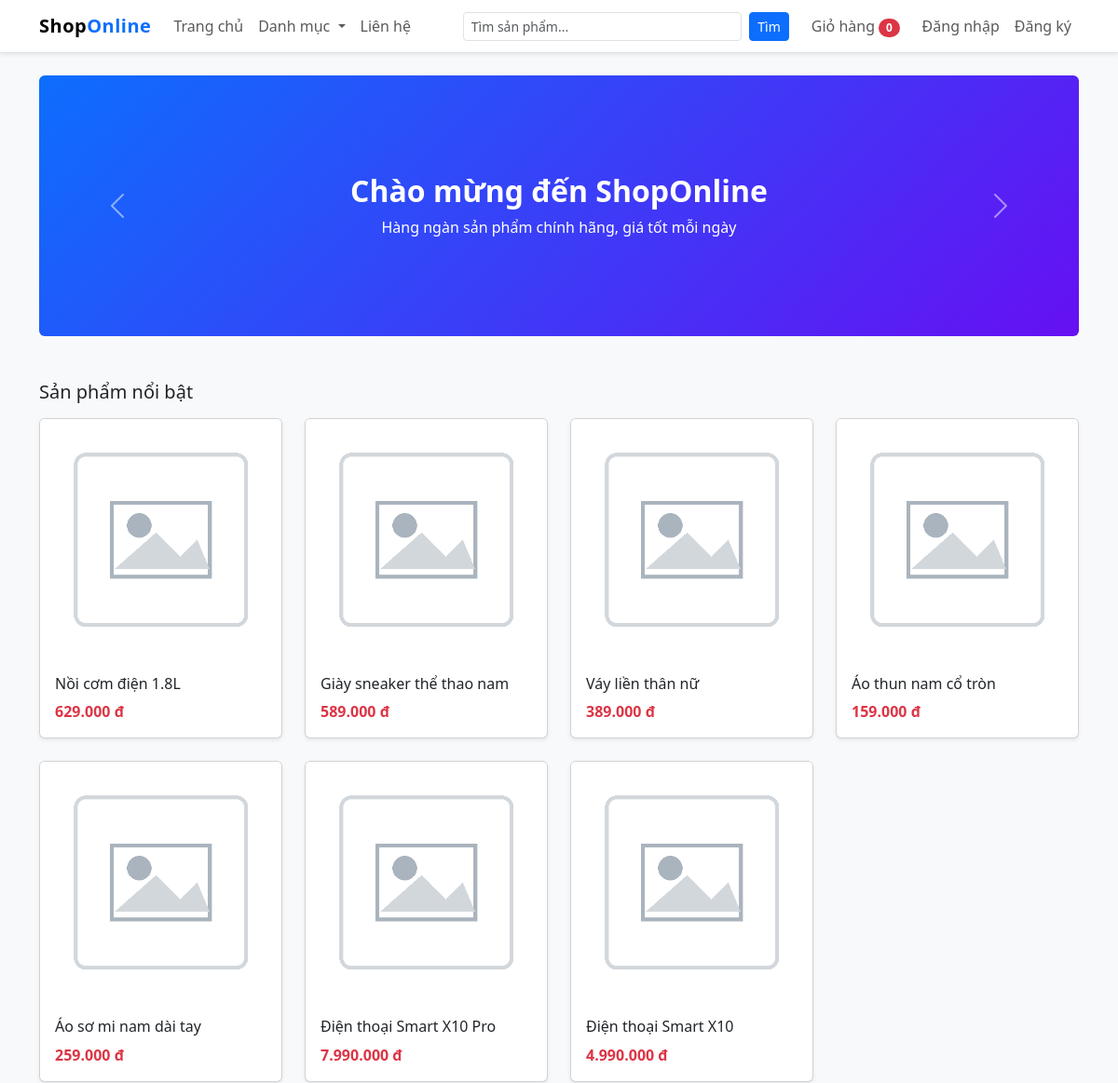
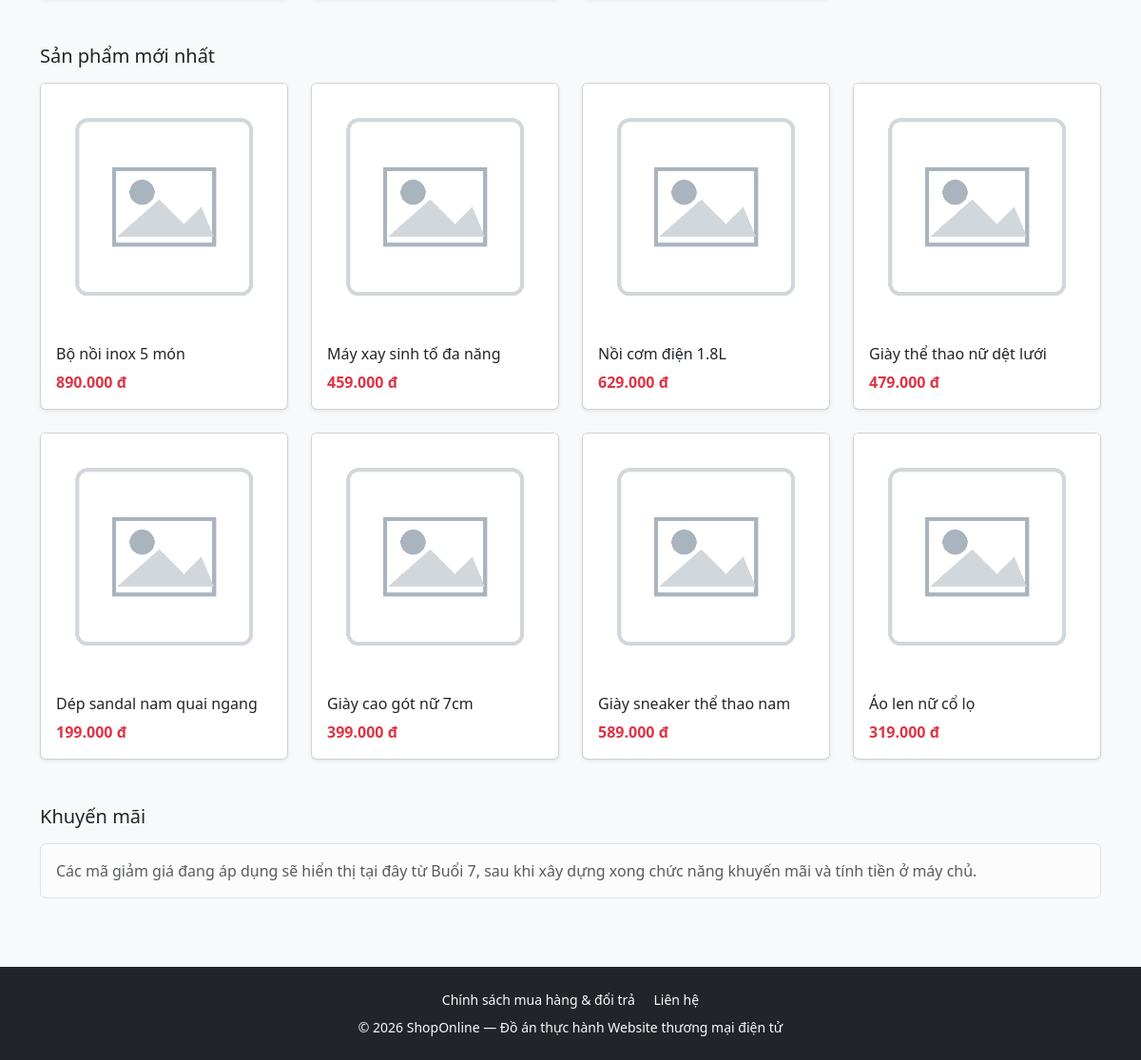
The page / on the database its author committed (2 pictures, top to bottom).
### tables this page shows
CREATE TABLE products (
    id          INT AUTO_INCREMENT PRIMARY KEY,
    category_id INT NOT NULL,
    sku         VARCHAR(50)  NOT NULL UNIQUE,
    name        VARCHAR(200) NOT NULL,
    brand       VARCHAR(100) DEFAULT NULL,
    description TEXT,
    price       DECIMAL(12,0) NOT NULL,
    stock       INT NOT NULL DEFAULT 0,
    is_featured TINYINT(1) NOT NULL DEFAULT 0,
    status      ENUM('active','inactive') NOT NULL DEFAULT 'active',
    sold_count  INT NOT NULL DEFAULT 0,
    created_at  DATETIME NOT NULL DEFAULT CURRENT_TIMESTAMP,
    CONSTRAINT fk_products_category
        FOREIGN KEY (category_id) REFERENCES categories(id)
);

### app/core/Controller.php (called while the page is built, shortened)
<?php
abstract class Controller
{
    protected function view(string $view, array $data = [], string|false $layout = 'main'): void
    {
        $viewFile = __DIR__ . '/../views/' . $view . '.php';
        $layoutFile = __DIR__ . '/../views/layouts/' . $layout . '.php';
        $content = function () use ($viewFile, $data) {
            extract($data);
            require $viewFile;
        };
        require $layoutFile;
    }
}

### app/controllers/HomeController.php (called while the page is built)
<?php
class HomeController extends Controller
{
    public function index(): void
    {
        $featured = $this->fetchProducts("p.is_featured = 1 AND p.status = 'active'", 8);
        $newest   = $this->fetchProducts("p.status = 'active'", 8);
        $this->view('home/index', [
            'pageTitle' => 'Trang chủ',
            'featured'  => $featured,
            'newest'    => $newest,
        ]);
    }
    private function fetchProducts(string $where, int $limit): array
    {
        $sql = "SELECT p.*, pi.file_name AS image
                FROM products p
                LEFT JOIN product_images pi
                       ON pi.product_id = p.id AND pi.is_primary = 1
                WHERE {$where}
                ORDER BY p.created_at DESC, p.id DESC
                LIMIT {$limit}";
        return Database::getInstance()->query($sql)->fetchAll();
    }
}

### app/core/App.php (called while the page is built, shortened)
<?php
class App
{
    protected string $action;
    protected array $params = [];
    public function __construct()
    {
        $url = isset($_GET['url']) ? trim($_GET['url'], '/') : '';
        $segments = $url === '' ? [] : explode('/', $url);
        if (($segments[0] ?? '') === 'admin') {
            $this->controllerName = 'Admin' . ucfirst($segments[1] ?? 'dashboard') . 'Controller';
            $this->action = $segments[2] ?? 'index';
            $this->params = array_slice($segments, 3);
        } else {
            $this->action = $segments[1] ?? 'index';
            $this->params = array_slice($segments, 2);
        }
        $this->dispatch();
    }
    protected function dispatch(): void
    {
        $controller = new $this->controllerName();
        call_user_func_array([$controller, $this->action], $this->params);
    }
}

### public/index.php (called while the page is built, shortened)
<?php
require_once __DIR__ . '/../app/core/helpers.php';
spl_autoload_register(function (string $class): void {
    $directories = [
        __DIR__ . '/../app/core/',
        __DIR__ . '/../app/controllers/',
        __DIR__ . '/../app/controllers/admin/',
        __DIR__ . '/../app/models/',
        __DIR__ . '/../app/services/',
    ];
    foreach ($directories as $dir) {
        $file = $dir . $class . '.php';
        if (file_exists($file)) {
            return;
        }
    }
});
new App();

### app/models/Cart.php (called while the page is built, shortened)
<?php
class Cart
{
    public static function totalQuantity(): int
    {
        return (int) array_sum($_SESSION[self::SESSION_KEY]);
    }
}

### app/core/Auth.php (called while the page is built, shortened)
<?php
class Auth
{
    public static function check(): bool
    {
        return isset($_SESSION['user']);
    }
}

### app/core/Database.php (called while the page is built, shortened)
<?php
class Database
{
    private static ?PDO $instance = null;
    public static function getInstance(): PDO
    {
        if (self::$instance === null) {
            $dsn = 'mysql:host=' . DB_HOST
                 . ';port=' . DB_PORT
                 . ';dbname=' . DB_NAME
                 . ';charset=' . DB_CHARSET;
            try {
                self::$instance = new PDO(
                    $dsn,
                    DB_USER,
                    DB_PASS,
                    [
                        PDO::ATTR_ERRMODE => PDO::ERRMODE_EXCEPTION,
                        PDO::ATTR_DEFAULT_FETCH_MODE => PDO::FETCH_ASSOC,
                        PDO::ATTR_EMULATE_PREPARES => false,
                    ]
                );
            } catch (PDOException $e) {
                error_log('Loi ket noi CSDL: ' . $e->getMessage());
                http_response_code(500);
                die('Khong the ket noi MySQL.');
            }
        }
        return self::$instance;
    }
}

### app/core/helpers.php (the view, shortened to what this page needs)
<?php
function e($value): string
{
    return htmlspecialchars((string) $value, ENT_QUOTES, 'UTF-8');
}
function base_url(string $path = ''): string
{
    return rtrim(BASE_URL, '/') . '/' . ltrim($path, '/');
}
function asset(string $path): string
{
    return base_url('assets/' . ltrim($path, '/'));
}
function format_vnd($number): string
{
    return number_format((float) $number, 0, ',', '.') . ' đ';
}
function product_image_url(?string $fileName, string $size = 'thumb'): string
{
    if (empty($fileName)) {
        return asset('img/no-image.png');
    }
    $folder = $size === 'full' ? 'uploads/products/' : 'uploads/products/thumbs/';
    return base_url($folder . $fileName);
}
function product_card_html(array $product): string
{
    $url   = e(base_url('product/detail/' . $product['id']));
    $img   = e(product_image_url($product['image'] ?? null, 'thumb'));
    $name  = e($product['name']);
    $price = format_vnd($product['price']);
    return <<<HTML
    <div class="col">
        <a href="{$url}" class="text-decoration-none text-dark">
            <div class="card h-100 shadow-sm">
                <img src="{$img}" class="card-img-top" loading="lazy" alt="{$name}">
                <div class="card-body d-flex flex-column">
                    <h3 class="h6 card-title">{$name}</h3>
                    <p class="text-danger fw-bold mt-auto mb-0">{$price}</p>
                </div>
            </div>
        </a>
    </div>
    HTML;
}

### app/views/layouts/main.php (shortened to what this page needs)
<!DOCTYPE html>
<html lang="vi">
<head>
    <link href="https://cdn.jsdelivr.net/npm/bootstrap@5/dist/css/bootstrap.min.css" rel="stylesheet">
    <link href="<?= e(asset('css/style.css')) ?>" rel="stylesheet">
</head>
<body class="d-flex flex-column min-vh-100">
<header class="border-bottom shadow-sm bg-white">
    <nav class="navbar navbar-expand-lg navbar-light bg-white">
        <div class="container">
            <a class="navbar-brand fw-bold" href="<?= e(base_url('')) ?>">
                Shop<span class="text-primary">Online</span>
            </a>
            <div class="collapse navbar-collapse" id="mainMenu">
                <ul class="navbar-nav me-auto mb-2 mb-lg-0">
                    <li class="nav-item">
                        <a class="nav-link" href="<?= e(base_url('')) ?>">Trang chủ</a>
                    </li>
                    <li class="nav-item dropdown">
                        <a class="nav-link dropdown-toggle" href="#" role="button" data-bs-toggle="dropdown">
                            Danh mục
                        </a>
                    </li>
                    <li class="nav-item">
                        <a class="nav-link" href="<?= e(base_url('contact')) ?>">Liên hệ</a>
                    </li>
                </ul>
                <form
                    class="d-flex mx-lg-3 my-2 my-lg-0"
                    method="GET"
                    action="<?= e(base_url('product/search')) ?>"
                    style="max-width: 350px; width: 100%;"
                >
                    <input
                        class="form-control form-control-sm me-2"
                        type="search"
                        name="q"
                        placeholder="Tìm sản phẩm..."
                        value="<?= e($_GET['q'] ?? '') ?>"
                    >
                    <button class="btn btn-sm btn-primary" type="submit">
                        Tìm
                    </button>
                </form>
                <ul class="navbar-nav me-lg-2">
                    <li class="nav-item">
                        <a class="nav-link" href="<?= e(base_url('cart/index')) ?>">
                            Giỏ hàng <span id="cartBadge" class="badge rounded-pill bg-danger"><?= Cart::totalQuantity() ?></span>
                        </a>
                    </li>
                </ul>
                <ul class="navbar-nav">
                    <?php if (Auth::check()): ?>
                        <li class="nav-item dropdown">
                            <a class="nav-link dropdown-toggle" href="#" role="button" data-bs-toggle="dropdown">
                                <?= e(Auth::user()['full_name']) ?>
                            </a>
                            <ul class="dropdown-menu dropdown-menu-end">
                                <?php if (in_array(Auth::role(), ['admin', 'staff'], true)): ?>
                                    <li>
                                        <a class="dropdown-item" href="<?= e(base_url('admin/dashboard')) ?>">
                                            Trang quản trị
                                        </a>
                                    </li>
                                    <li><hr class="dropdown-divider"></li>
                                <?php endif; ?>
                                <li>
                                    <a class="dropdown-item" href="<?= e(base_url('account/profile')) ?>">
                                        Hồ sơ cá nhân
                                    </a>
                                </li>
                                <li>
                                    <a class="dropdown-item" href="<?= e(base_url('auth/logout')) ?>">
                                        Đăng xuất
                                    </a>
                                </li>
                            </ul>
                        </li>
                    <?php else: ?>
                        <li class="nav-item">
                            <a class="nav-link" href="<?= e(base_url('auth/login')) ?>">Đăng nhập</a>
                        </li>
                        <li class="nav-item">
                            <a class="nav-link" href="<?= e(base_url('auth/register')) ?>">Đăng ký</a>
                        </li>
                    <?php endif; ?>
                </ul>
            </div>
        </div>
    </nav>
</header>
<main class="py-4 flex-grow-1">
    <div class="container">
        <?php $content(); ?>
    </div>
</main>
<footer class="bg-dark text-light py-4 mt-5">
    <div class="container text-center small">
        <p class="mb-2">
            <a href="<?= e(base_url('policy')) ?>" class="text-light text-decoration-none me-3">
                Chính sách mua hàng &amp; đổi trả
            </a>
            <a href="<?= e(base_url('contact')) ?>" class="text-light text-decoration-none">
                Liên hệ
            </a>
        </p>
        &copy; <?= date('Y') ?> ShopOnline &mdash; Đồ án thực hành Website thương mại điện tử
    </div>
</footer>
</body>
</html>

### app/views/home/index.php (shortened to what this page needs)
<div id="homeBanner" class="carousel slide mb-5 rounded overflow-hidden" data-bs-ride="carousel">
    <div class="carousel-inner">
        <div class="carousel-item active">
            <div class="d-flex align-items-center justify-content-center text-white text-center"
                 style="height: 280px; background: linear-gradient(135deg, #0d6efd, #6610f2);">
                <div>
                    <h2 class="fw-bold">Chào mừng đến ShopOnline</h2>
                    <p class="mb-0">Hàng ngàn sản phẩm chính hãng, giá tốt mỗi ngày</p>
                </div>
            </div>
        </div>
    </div>
    <button class="carousel-control-prev" type="button" data-bs-target="#homeBanner" data-bs-slide="prev">
        <span class="carousel-control-prev-icon"></span>
    </button>
    <button class="carousel-control-next" type="button" data-bs-target="#homeBanner" data-bs-slide="next">
        <span class="carousel-control-next-icon"></span>
    </button>
</div>
<h2 class="h5 mb-3">Sản phẩm nổi bật</h2>
<?php if (empty($featured)): ?>
    <p class="text-muted mb-5">Chưa có sản phẩm nổi bật.</p>
<?php else: ?>
    <div class="row row-cols-2 row-cols-md-3 row-cols-lg-4 g-4 mb-5">
        <?php foreach ($featured as $p): ?>
            <?= product_card_html($p) ?>
        <?php endforeach; ?>
    </div>
<?php endif; ?>
<h2 class="h5 mb-3">Sản phẩm mới nhất</h2>
<?php if (empty($newest)): ?>
    <p class="text-muted mb-5">Chưa có sản phẩm nào.</p>
<?php else: ?>
    <div class="row row-cols-2 row-cols-md-3 row-cols-lg-4 g-4 mb-5">
        <?php foreach ($newest as $p): ?>
            <?= product_card_html($p) ?>
        <?php endforeach; ?>
    </div>
<?php endif; ?>
<h2 class="h5 mb-3">Khuyến mãi</h2>
<div class="alert alert-light border text-muted mb-0">
    Các mã giảm giá đang áp dụng sẽ hiển thị tại đây từ Buổi 7, sau khi xây dựng xong chức năng khuyến mãi và tính tiền ở máy chủ.
</div>

### public/assets/css/style.css (style rules this page uses)
body { background-color: #f8f9fa; }
.card-img-top { width: 100%; aspect-ratio: 1 / 1; object-fit: cover; background-color: #f1f1f1; }
.navbar-brand { letter-spacing: 0.5px; }

### rows shown on the page
products: name "Nồi cơm điện 1.8L", price "629.000 đ"
products: name "Giày sneaker thể thao nam", price "589.000 đ"
products: name "Váy liền thân nữ", price "389.000 đ"
products: name "Áo thun nam cổ tròn", price "159.000 đ"
products: name "Áo sơ mi nam dài tay", price "259.000 đ"
products: name "Điện thoại Smart X10 Pro", price "7.990.000 đ"
products: name "Điện thoại Smart X10", price "4.990.000 đ"
products: name "Bộ nồi inox 5 món", price "890.000 đ"
products: name "Máy xay sinh tố đa năng", price "459.000 đ"
products: name "Giày thể thao nữ dệt lưới", price "479.000 đ"
products: name "Dép sandal nam quai ngang", price "199.000 đ"
products: name "Giày cao gót nữ 7cm", price "399.000 đ"
products: name "Áo len nữ cổ lọ", price "319.000 đ"

### other values the page prints
Cart::totalQuantity() "0"
